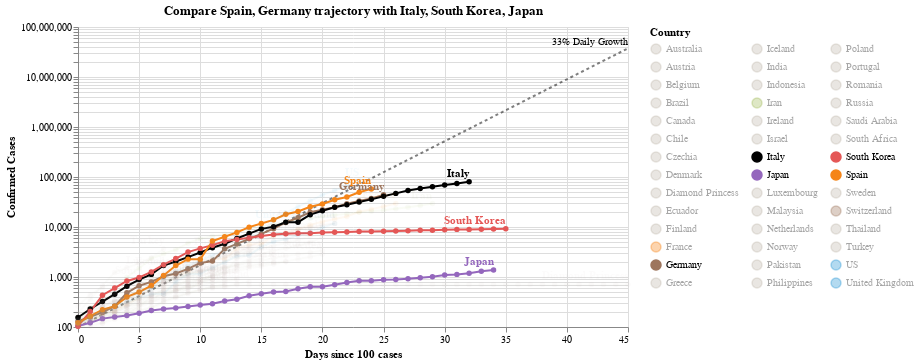

Notebook code cell kept with this figure:
### Code cell
#hide_input
chart2 = make_since_chart(['Spain', 'Germany'])
chart2

### Figure 1 — Vega-Lite specification as saved in the notebook (floating-point values rounded to 4 significant figures; data arrays with more than 128 entries replaced by an {"elided": "..."} marker saying what was removed)
{"config": {"view": {"continuousWidth": 400, "continuousHeight": 300}}, "layer": [{"mark": {"type": "line", "color": "black", "opacity": 0.5, "strokeDash": [3, 3]}, "encoding": {"x": {"type": "quantitative", "field": "Days since 100 cases"}, "y": {"type": "quantitative", "field": "Confirmed Cases"}}}, {"mark": {"type": "text", "align": "right", "dy": -6, "fontSize": 10, "text": "33% Daily Growth"}, "encoding": {"x": {"type": "quantitative", "field": "Days since 100 cases"}, "y": {"type": "quantitative", "field": "Confirmed Cases"}}, "transform": [{"filter": "(datum['Days since 100 cases'] >= 45)"}]}, {"data": {"name": "data-0716acce323b780949ea4291edb44f31"}, "mark": {"type": "line", "point": true}, "encoding": {"color": {"type": "nominal", "field": "Country", "legend": {"columns": 3, "symbolLimit": 42}, "scale": {"domain": ["Australia", "Austria", "Belgium", "Brazil", "Canada", "Chile", "Czechia", "Denmark", "Diamond Princess", "Ecuador", "Finland", "France", "Germany", "Greece", "Iceland", "India", "Indonesia", "Iran", "Ireland", "Israel", "Italy", "Japan", "Luxembourg", "Malaysia", "Netherlands", "Norway", "Pakistan", "Philippines", "Poland", "Portugal", "Romania", "Russia", "Saudi Arabia", "South Africa", "South Korea", "Spain", "Sweden", "Switzerland", "Thailand", "Turkey", "US", "United Kingdom"], "range": ["#C1B7AD", "#C1B7AD", "#C1B7AD", "#C1B7AD", "#C1B7AD", "#C1B7AD", "#C1B7AD", "#C1B7AD", "#C1B7AD", "#C1B7AD", "#C1B7AD", "#F58518", "#9D755D", "#C1B7AD", "#C1B7AD", "#C1B7AD", "#C1B7AD", "#A1BA59", "#C1B7AD", "#C1B7AD", "black", "#9467bd", "#C1B7AD", "#C1B7AD", "#C1B7AD", "#C1B7AD", "#C1B7AD", "#C1B7AD", "#C1B7AD", "#C1B7AD", "#C1B7AD", "#C1B7AD", "#C1B7AD", "#C1B7AD", "#E45756", "#F58518", "#C1B7AD", "#9D755D", "#C1B7AD", "#C1B7AD", "#2495D3", "#2495D3"]}}, "opacity": {"condition": {"value": 1, "selection": "selector002"}, "value": 0.05}, "tooltip": [{"type": "nominal", "field": "Country"}, {"type": "temporal", "field": "Date"}, {"type": "quantitative", "field": "Confirmed Cases"}, {"type": "quantitative", "field": "Days since 100 cases"}], "x": {"type": "quantitative", "field": "Days since 100 cases"}, "y": {"type": "quantitative", "field": "Confirmed Cases", "scale": {"type": "log"}}}, "selection": {"selector002": {"type": "multi", "fields": ["Country"], "bind": "legend", "init": [{"Country": "Spain"}, {"Country": "Germany"}, {"Country": "Italy"}, {"Country": "South Korea"}, {"Country": "Japan"}]}}, "width": 550}, {"data": {"name": "data-0716acce323b780949ea4291edb44f31"}, "mark": {"type": "text", "align": "right", "dy": -8, "fontWeight": "bold"}, "encoding": {"color": {"type": "nominal", "field": "Country", "legend": {"columns": 3, "symbolLimit": 42}, "scale": {"domain": ["Australia", "Austria", "Belgium", "Brazil", "Canada", "Chile", "Czechia", "Denmark", "Diamond Princess", "Ecuador", "Finland", "France", "Germany", "Greece", "Iceland", "India", "Indonesia", "Iran", "Ireland", "Israel", "Italy", "Japan", "Luxembourg", "Malaysia", "Netherlands", "Norway", "Pakistan", "Philippines", "Poland", "Portugal", "Romania", "Russia", "Saudi Arabia", "South Africa", "South Korea", "Spain", "Sweden", "Switzerland", "Thailand", "Turkey", "US", "United Kingdom"], "range": ["#C1B7AD", "#C1B7AD", "#C1B7AD", "#C1B7AD", "#C1B7AD", "#C1B7AD", "#C1B7AD", "#C1B7AD", "#C1B7AD", "#C1B7AD", "#C1B7AD", "#F58518", "#9D755D", "#C1B7AD", "#C1B7AD", "#C1B7AD", "#C1B7AD", "#A1BA59", "#C1B7AD", "#C1B7AD", "black", "#9467bd", "#C1B7AD", "#C1B7AD", "#C1B7AD", "#C1B7AD", "#C1B7AD", "#C1B7AD", "#C1B7AD", "#C1B7AD", "#C1B7AD", "#C1B7AD", "#C1B7AD", "#C1B7AD", "#E45756", "#F58518", "#C1B7AD", "#9D755D", "#C1B7AD", "#C1B7AD", "#2495D3", "#2495D3"]}}, "opacity": {"condition": {"value": 1, "selection": "selector002"}, "value": 0.05}, "text": {"type": "nominal", "field": "Country"}, "tooltip": [{"type": "nominal", "field": "Country"}, {"type": "temporal", "field": "Date"}, {"type": "quantitative", "field": "Confirmed Cases"}, {"type": "quantitative", "field": "Days since 100 cases"}], "x": {"type": "quantitative", "field": "Days since 100 cases"}, "y": {"type": "quantitative", "field": "Confirmed Cases", "scale": {"type": "log"}}}, "transform": [{"filter": "(datum['Date'] >= 1585180800000)"}], "width": 550}], "data": {"name": "data-a4df6692dce8ace7125ac6b99fd660fc"}, "title": "Compare Spain, Germany trajectory with Italy, South Korea, Japan", "$schema": "https://vega.github.io/schema/vega-lite/v4.0.2.json", "datasets": {"data-a4df6692dce8ace7125ac6b99fd660fc": [{"Days since 100 cases": 0, "Confirmed Cases": 100.0}, {"Days since 100 cases": 1, "Confirmed Cases": 133.0}, {"Days since 100 cases": 2, "Confirmed Cases": 176.9}, {"Days since 100 cases": 3, "Confirmed Cases": 235.3}, {"Days since 100 cases": 4, "Confirmed Cases": 312.9}, {"Days since 100 cases": 5, "Confirmed Cases": 416.2}, {"Days since 100 cases": 6, "Confirmed Cases": 553.5}, {"Days since 100 cases": 7, "Confirmed Cases": 736.1}, {"Days since 100 cases": 8, "Confirmed Cases": 979.1}, {"Days since 100 cases": 9, "Confirmed Cases": 1302.0}, {"Days since 100 cases": 10, "Confirmed Cases": 1732.0}, {"Days since 100 cases": 11, "Confirmed Cases": 2303.0}, {"Days since 100 cases": 12, "Confirmed Cases": 3064.0}, {"Days since 100 cases": 13, "Confirmed Cases": 4074.0}, {"Days since 100 cases": 14, "Confirmed Cases": 5419.0}, {"Days since 100 cases": 15, "Confirmed Cases": 7207.0}, {"Days since 100 cases": 16, "Confirmed Cases": 9586.0}, {"Days since 100 cases": 17, "Confirmed Cases": 12750.0}, {"Days since 100 cases": 18, "Confirmed Cases": 16960.0}, {"Days since 100 cases": 19, "Confirmed Cases": 22550.0}, {"Days since 100 cases": 20, "Confirmed Cases": 29990.0}, {"Days since 100 cases": 21, "Confirmed Cases": 39890.0}, {"Days since 100 cases": 22, "Confirmed Cases": 53060.0}, {"Days since 100 cases": 23, "Confirmed Cases": 70560.0}, {"Days since 100 cases": 24, "Confirmed Cases": 93850.0}, {"Days since 100 cases": 25, "Confirmed Cases": 124800.0}, {"Days since 100 cases": 26, "Confirmed Cases": 166000.0}, {"Days since 100 cases": 27, "Confirmed Cases": 220800.0}, {"Days since 100 cases": 28, "Confirmed Cases": 293700.0}, {"Days since 100 cases": 29, "Confirmed Cases": 390600.0}, {"Days since 100 cases": 30, "Confirmed Cases": 519500.0}, {"Days since 100 cases": 31, "Confirmed Cases": 690900.0}, {"Days since 100 cases": 32, "Confirmed Cases": 918900.0}, {"Days since 100 cases": 33, "Confirmed Cases": 1222000.0}, {"Days since 100 cases": 34, "Confirmed Cases": 1625000.0}, {"Days since 100 cases": 35, "Confirmed Cases": 2162000.0}, {"Days since 100 cases": 36, "Confirmed Cases": 2875000.0}, {"Days since 100 cases": 37, "Confirmed Cases": 3824000.0}, {"Days since 100 cases": 38, "Confirmed Cases": 5086000.0}, {"Days since 100 cases": 39, "Confirmed Cases": 6764000.0}, {"Days since 100 cases": 40, "Confirmed Cases": 8996000.0}, {"Days since 100 cases": 41, "Confirmed Cases": 11970000.0}, {"Days since 100 cases": 42, "Confirmed Cases": 15910000.0}, {"Days since 100 cases": 43, "Confirmed Cases": 21170000.0}, {"Days since 100 cases": 44, "Confirmed Cases": 28150000.0}, {"Days since 100 cases": 45, "Confirmed Cases": 37440000.0}], "data-0716acce323b780949ea4291edb44f31": {"elided": "767 records"}}}
